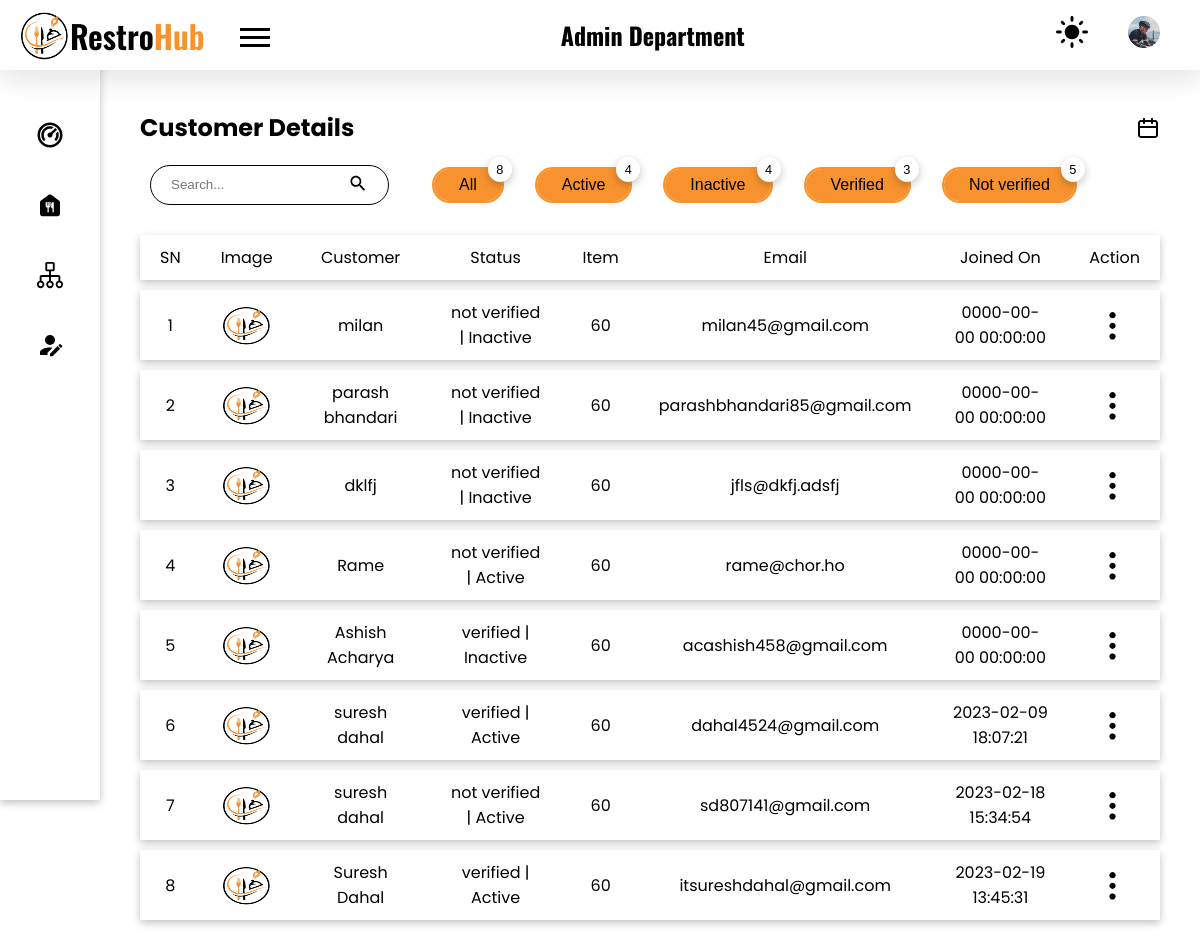
The page /admin/users/customer.php (signed in) on the database as committed earlier.
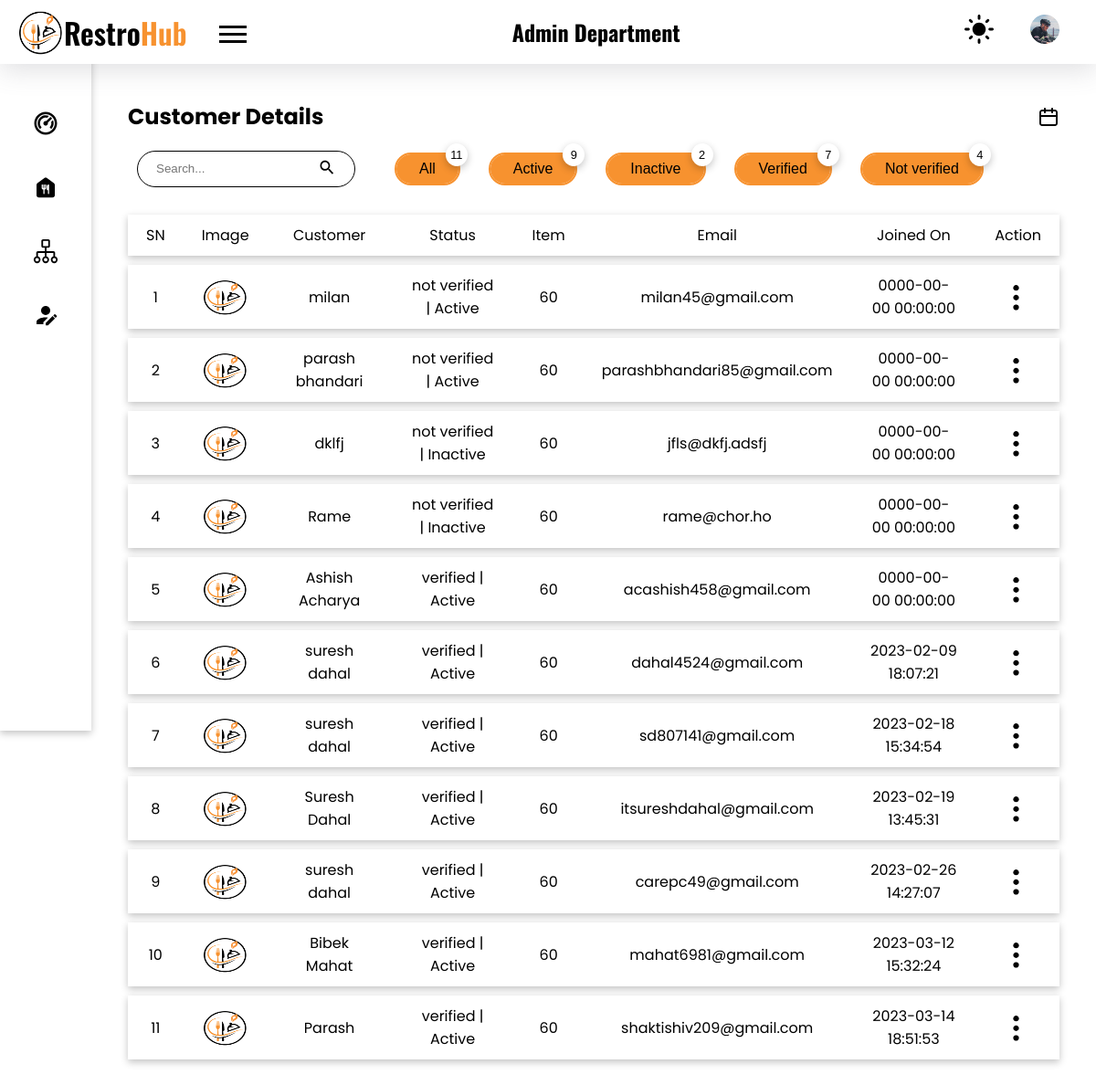
The same page on the database as committed later.
### tables this page shows
CREATE TABLE `customer` (
  `id` int(10) NOT NULL,
  `names` varchar(100) NOT NULL,
  `username` varchar(100) DEFAULT NULL,
  `email` varchar(100) NOT NULL,
  `password` varchar(100) DEFAULT NULL,
  `provider` varchar(50) DEFAULT NULL,
  `date` datetime NOT NULL,
  `status` varchar(20) NOT NULL,
  `active` int(1) NOT NULL,
  `otp` varchar(11) DEFAULT NULL,
  `image` varchar(100) DEFAULT NULL,
  `count` int(11) NOT NULL
);

### admin/users/customer.php (the view, shortened to what this page needs)
<!DOCTYPE html>
<html lang="en">
<head>
    <link rel="stylesheet" href="../../styles/style.css">
</head>
<body>
    <?php
    require("./components/header.php");
    require("./components/sidebar.php");
    require("../../config.php");
    ?>
    <main class="admin_dashboard_body">
        <section class="dashboard_inner-head flex items-center">
            <h2>Customer Details</h2>
            <img src="../../images/ic_calender.svg" class="filter_by_date popper-btn" alt="filter">
        </section>
        <div class="flex items-center mt-20">
            <div class="flex items-center">
                <form action="#" method="post" class="search_form border-curve-lg">
                    <div class="flex items-center">
                        <input type="search" placeholder="Search..." class="no_outline search_employee" name="search-employee" id="search-employee">
                        <button type="submit" class="no_bg no_outline"><img src="../../images/ic_search.svg" alt="search icon"></button>
                    </div>
                </form>
                <?php
                $sql_all = "SELECT names,username,email,date,status FROM customer";
                $result_all = mysqli_query($conn, $sql_all);
                $count_all = mysqli_num_rows($result_all);
                $sql_active = "SELECT names,username,email,date,status FROM customer WHERE active = 1";
                $result_active = mysqli_query($conn, $sql_active);
                $count_active = mysqli_num_rows($result_active);
                $sql_inactive = "SELECT names,username,email,date,status FROM customer WHERE active = 0";
                $result_inactive = mysqli_query($conn, $sql_inactive);
                $count_inactive = mysqli_num_rows($result_inactive);
                $sql_verified = "SELECT names,username,email,date,status FROM customer WHERE status = 'verified'";
                $result_verified = mysqli_query($conn, $sql_verified);
                $count_verified = mysqli_num_rows($result_verified);
                $sql_not_verified = "SELECT names,username,email,date,status FROM customer WHERE status = 'not verified'";
                $result_not_verified = mysqli_query($conn, $sql_not_verified);
                $count_not_verified = mysqli_num_rows($result_not_verified);
                ?>
                <form action="./backend/specific-users.php" method="post">
                    <button type="submit" name="specific-users" class="button ml-35 border-curve-lg relative">All
                        <div class="count-top shadow"><?php
                                                        echo $count_all;
                                                        ?>
                        </div>
                </form>
                <form action="./backend/specific-users.php" method="post">
                    <button type="submit" name="specific-users" class="button ml-35 border-curve-lg relative">Active
                        <div class="count-top shadow"><?php
                                                        echo $count_active;
                                                        ?>
                        </div>
                </form>
                <form action="./backend/specific-users.php" method="post">
                    <button type="submit" name="specific-users" class="button ml-35 border-curve-lg relative">Inactive
                        <div class="count-top shadow"><?php
                                                        echo $count_inactive;
                                                        ?>
                        </div>
                </form>
                <form action="./backend/specific-users.php" method="post">
                    <button type="submit" name="specific-users" class="button ml-35 border-curve-lg relative">Verified
                        <div class="count-top shadow"><?php
                                                        echo $count_verified;
                                                        ?>
                        </div>
                </form>
                <form action="./backend/specific-users.php" method="post">
                    <button type="submit" name="specific-users" class="button ml-35 border-curve-lg relative">Not verified
                        <div class="count-top shadow"><?php
                                                        echo $count_not_verified;
                                                        ?>
                        </div>
                </form>
            </div>
        </div>
        <?php
        require("../../config.php");
        $sql = "SELECT id,names,username,email,date,status,active FROM customer";
        if (isset($_SESSION['filter-by'])) {
            $filter_by = $_SESSION['filter-by'];
            if ($filter_by == 'all') {
                $sql = "SELECT id,names,username,email,date,status,active FROM customer";
            } else if ($filter_by == 'active') {
                $sql = "SELECT id,names,username,email,date,status,active FROM customer WHERE active = 1";
            } else if ($filter_by == 'inactive') {
                $sql = "SELECT id,names,username,email,date,status,active FROM customer WHERE active = 0";
            } else if ($filter_by == 'verified') {
                $sql = "SELECT id,names,username,email,date,status,active FROM customer WHERE status = 'verified'";
            } else if ($filter_by == 'not verified') {
                $sql = "SELECT id,names,username,email,date,status,active FROM customer WHERE status = 'not verified'";
            }
        } else {
            $sql = "SELECT id,names,username,email,date,status,active FROM customer";
        }
        $result = mysqli_query($conn, $sql) or die(mysqli_error($conn));
        if (mysqli_num_rows($result) > 0) {
        ?>
            <table class="mt-20">
                <tr class="shadow">
                    <th>SN</th>
                    <th>Image</th>
                    <th>Customer</th>
                    <th>Status</th>
                    <th>Item</th>
                    <th>Email</th>
                    <th>Joined On</th>
                    <th>Action</th>
                </tr>
                <?php
                $i = 0;
                while ($row = mysqli_fetch_assoc($result)) {
                    $i++;
                    $isActive = $row['active'] == 1 ? "Active" : "Inactive";
                ?>
                    <tr class="shadow">
                        <td><?php echo $i; ?></td>
                        <td>
                            <img src="../../images/logo.png" class="table_food-img">
                        </td>
                        <td><?php echo $row['names']; ?></td>
                        <td><?php echo $row['status'] . " | " . $isActive; ?></td>
                        <td>60</td>
                        <td><?php echo $row['email']; ?></td>
                        <td><?php echo $row['date']; ?></td>
                        <td class="table_action_container">
                            <button class="no_bg no_outline table_option-menu">
                                <img src="../../images//ic_options.svg" alt="options menu">
                            </button>
                        </td>
                    </tr>
                <?php
                }
                ?>
            </table>
        <?php
        } else {
            echo "No data found";
        }
        ?>
    </main>
</body>
</html>

### admin/users/components/header.php (shortened to what this page needs)
<header>
    <nav class="top_nav flex items-center">
        <div class="flex items-center">
            <a href="../index.php" class="logo heading flex items-center"><img src="../../images/logo.png" alt="logo">Restro
                <span>Hub</span>
            </a>
            <div class="menu__for-sidebar ml-35">
                <div class="bar bar1"></div>
                <div class="bar bar2"></div>
                <div class="bar bar3"></div>
            </div>
        </div>
        <h1 class="heading">Admin Department</h1>
        <ul class="flex items-center">
            <li>
                <a href="#">
                    <img src="../../images/ic_dark_mode.svg" class="dark-mode-icon" alt="toggle night mode">
                </a>
            </li>
            <li>
                <img src="../../images/profile.jpg" alt="admin profile picture" class="admin_profile_image">
            </li>
        </ul>
    </nav>
</header>

### admin/users/components/sidebar.php (shortened to what this page needs)
<aside class="sidebar shadow cursor-pointer">
    <ul>
        <li class="sidebar_accordion">
            <a href="#">
                <article class="dashboard_sidebar_content border-curve-lg flex items-center justify-center">
                    <div class="flex items-center justify-start">
                        <img class="dashboard_sidebar_content_img" src="../../images/ic_dashboard.svg" alt="dashboard" aria-hidden="true">
                    </div>
                </article>
            </a>
        </li>
        <li class="sidebar_accordion">
            <a href="#">
                <article class="dashboard_sidebar_content border-curve-lg flex items-center justify-center">
                    <div class="flex items-center justify-start">
                        <img class="dashboard_sidebar_content_img" src="../../images/ic_manage_food.svg" alt="manage food" aria-hidden="true">
                    </div>
                </article>
            </a>
        </li>
        <li class="sidebar_accordion">
            <a href="#">
                <article class="dashboard_sidebar_content border-curve-lg flex items-center justify-center">
                    <div class="flex items-center justify-start">
                        <img class="dashboard_sidebar_content_img" src="../../images/ic_category.svg" alt="category" aria-hidden="true">
                    </div>
                </article>
            </a>
        </li>
        <li class="sidebar_accordion">
            <a href="#">
                <article class="dashboard_sidebar_content border-curve-lg flex items-center justify-center">
                    <div class="flex items-center justify-start">
                        <img class="dashboard_sidebar_content_img" src="../../images/ic_user_edit.svg" alt="edit user" aria-hidden="true">
                    </div>
                </article>
            </a>
        </li>
    </ul>
</aside>

### styles/style.css (style rules this page uses)
:root { --black: #000000; --gray: #afafaf; --light-gray: #f3f3f3; --primary-color: #F7922F; --trans-black: #00000030; --very-trans-black: #00000020; --trans-green: #DCFFD380; --trans-green-text: #30B900; --trans-yellow: #fafd3e67; --trans-yellow-text: #46500C; --trans-purple: #FFA0FB66; --trans-purple-text: #A500F3; --trans-primary: #F7922F50; --trans-red: #FFD6D6; --trans-red-text: #934747; --white: #ffffff; }
* { margin: 0; padding: 0; box-sizing: border-box; list-style: none; text-decoration: none; color: var(--black); }
.no_outline { outline: none; border: none; }
.no_bg { background-color: transparent; }
body { background-color: var(--white); }
a, button, a>*, button>*, input[type="submit"], .menu__for-sidebar, .menu__for-sidebar>*, .admin_profile_image, .date_filter_close, .popper-btn, .pointer { cursor: pointer; }
.shadow { box-shadow: rgba(0, 0, 0, 0.24) 0px 3px 8px; }
.mt-20 { margin-top: 20px; }
.ml-35 { margin-left: 35px; }
.border-curve-lg { border-radius: 25px; }
.flex { display: flex; align-items: flex-start; justify-content: space-between; flex-direction: row; }
.items-center { align-items: center; }
.justify-center { justify-content: center; }
.justify-start { justify-content: flex-start; }
.heading { font-family: 'Oswald', sans-serif; }
.relative { position: relative; }
body, .body-text { font-family: 'Poppins', sans-serif; }
.button { background-color: var(--primary-color); padding: 7px 25px; font-size: 1rem; min-width: fit-content; border: none !important; vertical-align: middle; outline: 2px solid var(--primary-color); }
.logo { font-size: 2rem; font-weight: 600; }
.logo img { width: 50px; height: 50px; }
.logo span { color: var(--primary-color); }
header { position: sticky; top: 0; left: 0; right: 0; height: 70px; padding: 10px 20px; background-color: var(--white); box-shadow: rgba(100, 100, 111, 0.2) 0px 7px 29px 0px; z-index: 999; }
.top_nav ul li { margin: 0 20px; font-weight: 600; }
.top_nav ul li a img, .top_nav ul li img { width: 2rem; cursor: pointer; }
.search_form { border: 2px solid var(--black); height: 40px; margin: 0 10px; padding: 3px 5px; }
.menu__for-sidebar { height: 30px; width: 30px; margin-top: 15px; }
.menu__for-sidebar .bar { height: 3px; width: 100%; background-color: var(--black); margin-bottom: 5px; transition: 0.5s all; }
.sidebar { background-color: var(--white); left: 0; padding-top: 90px; min-height: 100vh; text-align: center; overflow-y: auto; position: fixed; top: 0; transition: 0.5s all; width: 100px; z-index: 1; }
.sidebar .dashboard_sidebar_content { height: 50px; width: 50px; margin: 20px auto; }
.sidebar_accordion { position: relative; }
.sidebar .dashboard_sidebar_content_img { width: 30px; }
.admin_profile_image { width: 40px; }
.admin_dashboard_body { padding: 40px 40px 40px 140px; max-width: 1440px; }
.table_action_container { position: relative; }
.count-top { position: absolute; top: -12px; right: -10px; background-color: var(--white); padding: 5px; border-radius: 50%; font-size: 0.8rem; min-height: 1.5rem; min-width: 1.5rem; }
.search_form { border: 1px solid var(--black); padding: 7px 20px; transition: 0.3s; }
.search_form div img { width: 20px; }
table { border-collapse: separate; border-spacing: 0 10px; text-align: center; width: 100%; }
table th { font-weight: normal; }
table tr { background-color: var(--white); }
table tr td, table tr th { padding: 10px 20px; width: fit-content; }
.table_food-img { width: 50px; height: 40px; vertical-align: middle; }
.table_option-menu { transform: rotate(90deg); cursor: pointer; height: 35px; vertical-align: middle; }
h2 { font-size: 24px; }

Rows that differ between the two databases and show on the page:
changed customer "milan": active "Inactive" → "Active"
changed customer "parash bhandari": active "Inactive" → "Active"
changed customer "Rame": active "Active" → "Inactive"
changed customer "Ashish Acharya": active "Inactive" → "Active"
changed customer "sd807141@gmail.com": status "not verified" → "verified"
added customer: names "suresh dahal", status "verified", active "Active", email "carepc49@gmail.com", date "2023-02-26 14:27:07"
added customer: names "Bibek Mahat", status "verified", active "Active", email "mahat6981@gmail.com", date "2023-03-12 15:32:24"
added customer: names "Parash", status "verified", active "Active", email "shaktishiv209@gmail.com", date "2023-03-14 18:51:53"
Other text that changed with them:
$count_all: "8" → "11"
$count_active: "4" → "9"
$count_inactive: "4" → "2"
$count_verified: "3" → "7"
$count_not_verified: "5" → "4"
